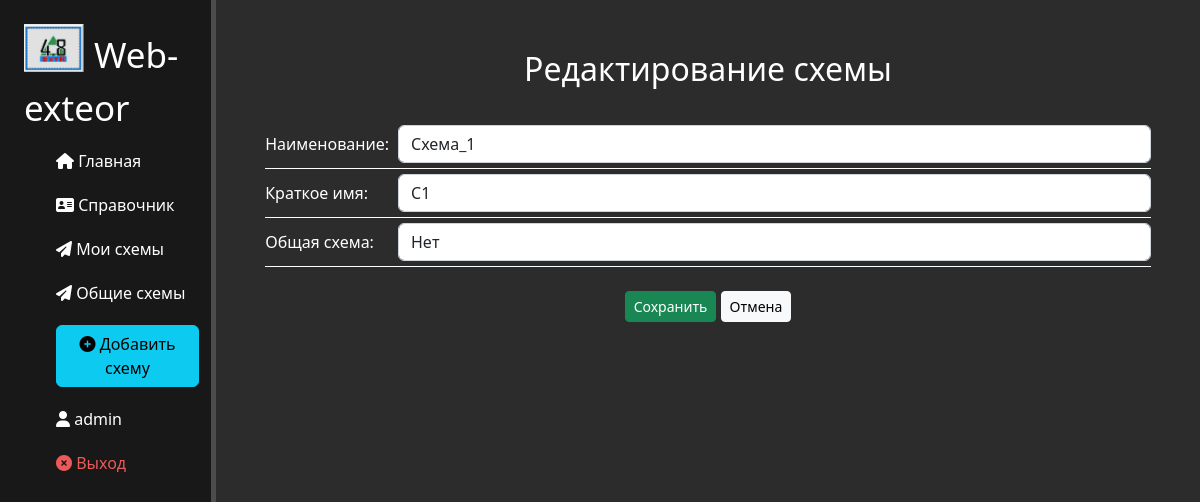
Screenshot of /exteor/schemas/56/update (signed in) with the database file from the repository.
### exteor/models.py (models this page shows, shortened)
class Exteors(models.Model):
    name = models.CharField('Пользователь', max_length=50)
    common = models.BooleanField('Общая', default=False)
    schema = models.CharField('Название', max_length=200)
    alias = models.CharField('Краткое название', blank=True, max_length=50)
    date_create = models.DateTimeField('Дата создания', auto_now_add=True)
    date_update = models.DateTimeField('Дата изменения', auto_now=True)
    json_file = models.JSONField('Схема', null=True)
    class Meta:
        verbose_name = 'Схема'
        verbose_name_plural = 'Схемы'
        unique_together = ('name', 'schema')

### exteor/views.py (the view)
# urls.py: path('schemas/<int:pk>/update', views.SchemaUpdateView.as_view(), name='schema-update'),
class SchemaUpdateView(UpdateView):
    model = Exteors
    template_name = 'exteor/schema-update.html'
    form_class = SchemaForm

### exteor/forms.py
class SchemaForm(ModelForm):
    error_css_class = 'error_text'
    class Meta:
        model = Exteors
        exclude = ['json_file']
        fields = ['schema', 'alias', 'common', 'name']
        choices = [(True, 'Да'), (False, 'Нет')]
        widgets = {
            'schema': TextInput(attrs={'class': 'form-control', 'placeholder': "Наименование схемы"}),
            'alias': TextInput(attrs={'class': 'form-control', 'placeholder': "Краткое наименование схемы"}),
            'common': Select(choices=choices, attrs={'class': 'form-control', 'placeholder': "Схема будет доступна для просмотра всем пользователям?"}),
            'name': TextInput(attrs={'id': 'name_create', 'class': 'form-control', 'placeholder': "Имя"}),
        }

### exteor/templates/exteor/schema-update.html (shortened to what this page needs)
{% extends 'main/layout.html' %}
{% load static %}
{% block content %}
     <div class="features">
        <h2>Редактирование схемы</h2>
            <form id="CreateSchema" method="post" autocomplete="off">
                <table>
                  <tr>
                    <td style="width:15%;">Наименование:</td>
                    <td>{{ form.schema }}</td>
                  </tr>
                    <br>
                  <tr>
                    <td style="width:15%">Краткое имя:</td>
                    <td>{{ form.alias }}</td>
                  </tr>
                  <tr>
                    <td style="width:15%">Общая схема:</td>
                    <td>{{ form.common }}</td>
                  </tr>
                </table>
                {{ form.name.as_hidden }}<br>
                <button class="btn btn-success btn-sm" type="submit">Сохранить</button>
                <a href="{{request.META.HTTP_REFERER}}" class = 'btn btn-light btn-sm'>Отмена</a><br><br>
            </form>
    </div>
{% endblock %}

### main/templates/main/layout.html (shortened to what this page needs)
{% load static %}
<!doctype html>
<html lang="en">
<head>
    <link rel="stylesheet" href="https://cdn.jsdelivr.net/npm/bootstrap@5.2.2/dist/css/bootstrap.min.css">
    <link rel="stylesheet" href="{% static 'main/css/main.css' %}">
    <link rel="stylesheet" href="https://use.fontawesome.com/releases/v6.2.0/css/all.css">
</head>
<body>
    <div class = even_h>
        <aside>
        <img src="{% static 'main/img/ext_logo.png' %}" alt="Logo">
        <span class="logo">Web-exteor</span>
        <ul>
            <a href="{% url 'home' %}"><li><i class="fas fa-home"></i> Главная</li></a>
            <a href="{% url 'directory' %}"><li><i class="fas fa-address-card"></i> Справочник</li></a>
            {% if user.is_authenticated %}
            <a href="{% url 'exteor-schemas' %}"><li><i class="fas fa-paper-plane"></i> Мои схемы </li></a>
            {% endif %}
            <a href="{% url 'exteor-schemas-common' %}"><li><i class="fas fa-paper-plane"></i> Общие схемы </li></a>
            {% if user.is_authenticated %}
                <a href="{% url 'schema-create' %}"><li><button class="btn btn-info"><i class="fas fa-plus-circle"></i> Добавить схему</button></li></a>
                <li><i class="fa-sharp fa-solid fa-user"></i> {{ user.get_username }}</li>
                <li><a href="{% url 'logout'%}?next={{request.path}}"><i class="fa-sharp fa-solid fa-circle-xmark"></i> Выход</a></li>
            {% else %}
                <li><a href="{% url 'login'%}?next={{request.path}}"><i class="fa-sharp fa-solid fa-play"></i> Войти</a></li>
            {% endif %}
        </ul>
        </aside>
        <main>
        {% block content %}
        {% endblock %}
        </main>
    </div>
</body>
</html>

### main/static/main/css/main.css (style rules this page uses)
body { background: #2c2c2c; }
.even_h { display: flex; min-height: 100vh; }
aside { float: left; background: #181818; width: 18%; padding: 2% 1% 2% 2%; color: #fff; border-right: 5px solid #4d4d4d }
aside img { width: 60px; float: left }
aside .logo { font-size: 35px; margin-left:10px; position: relative; top: 5px; }
aside ul { list-style: none; }
aside ul li { color: #fff; display: black; margin-top: 20px; transition: transform .6s ease; }
aside ul li:hover, aside ul a:hover, aside ul a:visited, aside ul a:link { text-decoration: none; color: #eb5959; transform: scale(1.05); }
aside .user ul li:hover, aside ul a:hover, aside ul a:visited, aside ul a:link { text-decoration: none; color: #eb5959; transform: scale(1.05); }
main { width: 82%; }
main .features { float: left; color: #fff; margin-top: 50px; text-align: center; width: 90%; margin-left: 5%; }
main .features table { font-size: 16px; text-align: left; width: 100%; border-collapse: collapse; }
main .features td { padding: 5px 0px 5px 0px ; margin: 0 }
main .features tr { border-bottom: 1px solid white; }
.form-control { display: block; width: 100%; padding: .375rem .75rem; font-size: 1rem; font-weight: 400; line-height: 1.5; color: #212529; background-color: #fff; background-clip: padding-box; border: 1px solid #ced4da; -webkit-appearance: none; -moz-appearance: none; appearance: none; border-radius: 0.375rem; border-top-left-radius: 0.375rem; border-top-right-radius: 0.375rem; border-bottom-right-radius: 0.375rem; border-bottom-left-radius: 0.375rem; transition: border-color .15s ease-in-out,box-shadow .15s ease-in-out; transition-property: border-color, box-shadow; transition-duration: 0.15s, 0.15s; transition-timing-function: ease-in-out, ease-in-out; transition-delay: 0s, 0s; float: left; }

### rows the page displays
Exteors: schema "Схема_1", alias "С1", common "Нет"

### other values shown
{{ user.get_username }} "admin"
